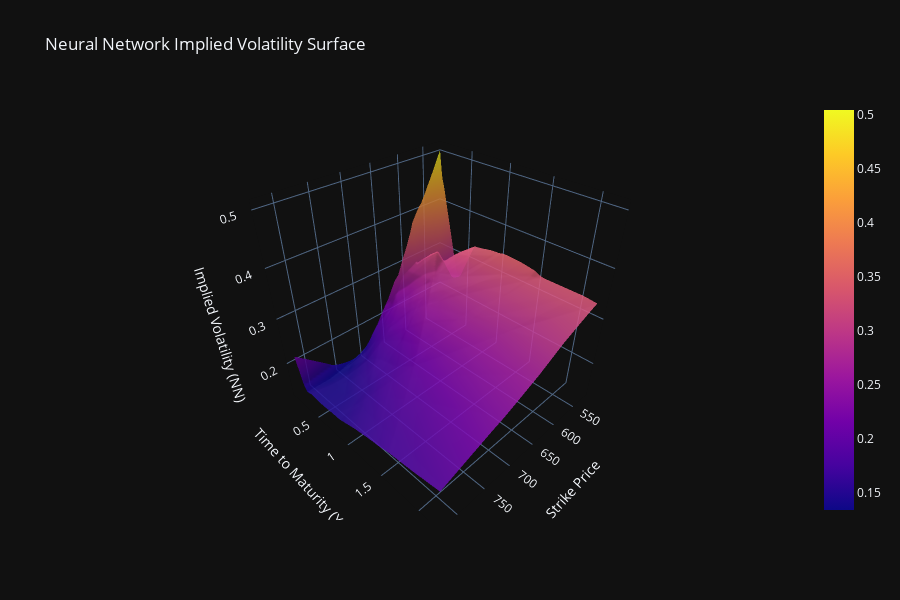

Notebook code for this chart:
### Code cell
# Plotly 3D surface driven by the neural network implied volatilities
S0_ref = float(df['S0'].median())
K_min, K_max = df['K'].min(), df['K'].max()
T_min, T_max = 0.1, df['T'].max()
K_vals = np.linspace(K_min, K_max, 200)
T_vals = np.linspace(T_min, T_max, 200)
KK, TT = np.meshgrid(K_vals, T_vals)

grid_raw = np.column_stack([
    TT.ravel().astype(np.float32),
    KK.ravel().astype(np.float32),
    np.full(TT.size, S0_ref, dtype=np.float32),
])
grid_norm = (grid_raw - X_mean) / X_std
grid_tensor = torch.from_numpy(grid_norm).to(device)

model.eval()
with torch.no_grad():
    grid_iv = model(grid_tensor).cpu().numpy().reshape(TT.shape)

IV_surface_NN = grid_iv
fig = go.Figure(data=[go.Surface(x=KK, y=TT, z=IV_surface_NN, colorscale='Plasma', opacity=0.85)])
fig.update_layout(
    title='Neural Network Implied Volatility Surface',
    scene=dict(
        xaxis_title='Strike Price',
        yaxis_title='Time to Maturity (Years)',
        zaxis_title='Implied Volatility (NN)'
    ),
    template='plotly_dark',
    width=900,
    height=600
)
fig.show()

### Figure 1 — Plotly figure (JSON) as saved in the notebook; plotly's stock layout.template omitted (floating-point values rounded to 4 significant figures; data arrays with more than 128 entries replaced by an {"elided": "..."} marker saying what was removed)
{"data": [{"colorscale": [[0, "#0d0887"], [0.1111, "#46039f"], [0.2222, "#7201a8"], [0.3333, "#9c179e"], [0.4444, "#bd3786"], [0.5556, "#d8576b"], [0.6667, "#ed7953"], [0.7778, "#fb9f3a"], [0.8889, "#fdca26"], [1, "#f0f921"]], "opacity": 0.85, "type": "surface", "x": {"elided": "200x200 float values"}, "y": {"elided": "200x200 float values"}, "z": {"elided": "200x200 float values"}}], "layout": {"height": 600, "scene": {"xaxis": {"title": {"text": "Strike Price"}}, "yaxis": {"title": {"text": "Time to Maturity (Years)"}}, "zaxis": {"title": {"text": "Implied Volatility (NN)"}}}, "title": {"text": "Neural Network Implied Volatility Surface"}, "width": 900}}
